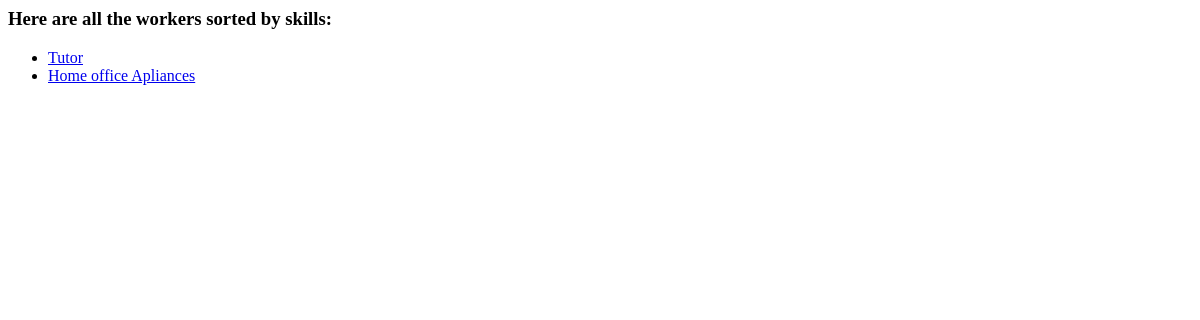
The page /worker/skill/ on the database as committed earlier.
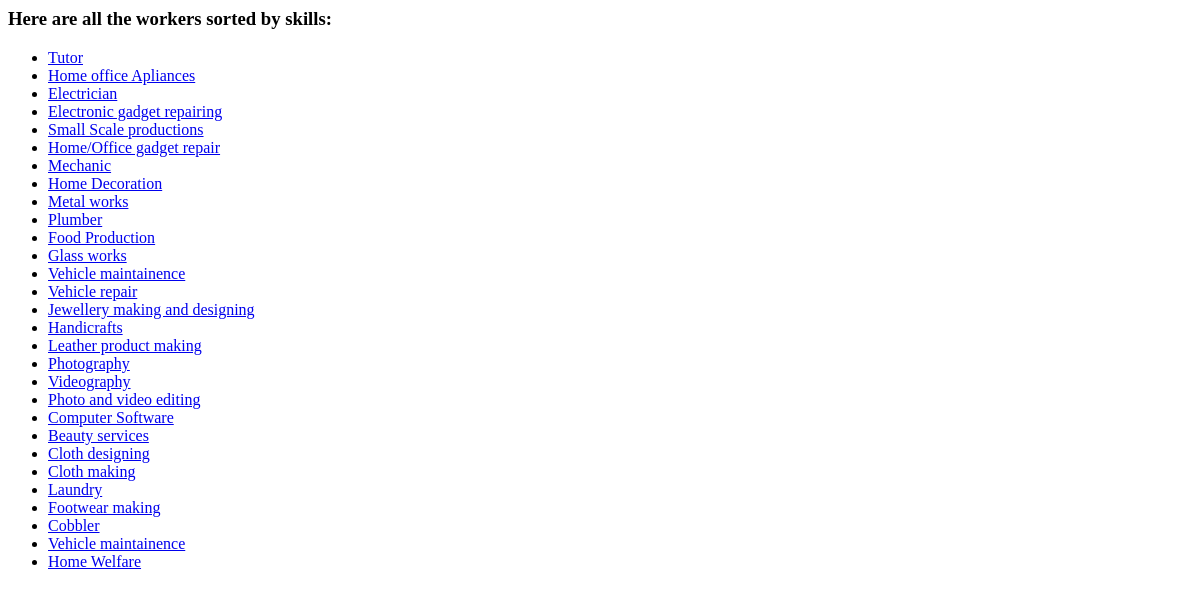
The same page on the database as committed later.
### worker/models.py (models this page shows)
class skill(models.Model):
	skill_name = models.CharField(max_length=100)
	skill_file = models.FileField()
	def __str__(self):
		return self.skill_name

### worker/views.py (the view)
def skillList(request):
	all_skills = skill.objects.all()
	template = loader.get_template('worker/skillList.html')
	context = {
		'all_skills' : all_skills,
	}
	return HttpResponse(template.render(context,request))

### worker/templates/worker/skillList.html
{% if all_skills %}
  <h3>Here are all the workers sorted by skills: </h3>
  <ul>
    {% for sk in all_skills %}
      <li><a href="{% url 'worker:skillDetail' sk.skill_name %}">{{ sk.skill_name }}</a></li>
    {% endfor %}
  </ul>
{% else %}
  <h3>You don't have any workers</h3>
{% endif %}

Rows that differ between the two databases and show on the page:
added skill: skill_name "Electrician"
added skill: skill_name "Electronic gadget repairing"
added skill: skill_name "Small Scale productions"
added skill: skill_name "Home/Office gadget repair"
added skill: skill_name "Mechanic"
added skill: skill_name "Home Decoration"
added skill: skill_name "Metal works"
added skill: skill_name "Plumber"
added skill: skill_name "Food Production"
added skill: skill_name "Glass works"
added skill: skill_name "Vehicle maintainence"
added skill: skill_name "Vehicle repair"
added skill: skill_name "Jewellery making and designing"
added skill: skill_name "Handicrafts"
added skill: skill_name "Leather product making"
added skill: skill_name "Photography"
added skill: skill_name "Videography"
added skill: skill_name "Photo and video editing"
added skill: skill_name "Computer Software"
added skill: skill_name "Beauty services"
added skill: skill_name "Cloth designing"
added skill: skill_name "Cloth making"
added skill: skill_name "Laundry"
added skill: skill_name "Footwear making"
added skill: skill_name "Cobbler"
added skill: skill_name "Vehicle maintainence"
added skill: skill_name "Home Welfare"
